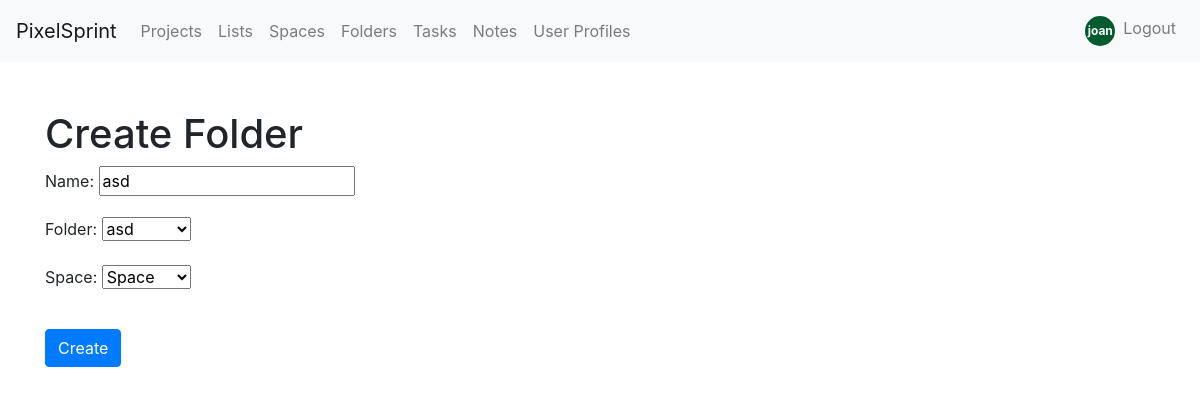
Page /list/update/1/ (signed in) on the committed database.
### project/models.py (models this page shows, shortened)
class List(models.Model):
    name = models.CharField(max_length=100)
    folder = models.ForeignKey(Folder, on_delete=models.CASCADE, null=True, blank=True)
    space = models.ForeignKey(Space, on_delete=models.CASCADE)
    created_at = models.DateTimeField(auto_now_add=True)

class Folder(models.Model):
    name = models.CharField(max_length=100)
    space = models.ForeignKey(Space, on_delete=models.CASCADE)
    created_at = models.DateTimeField(auto_now_add=True)
    def __str__(self):
        return self.name

class Space(models.Model):
    name = models.CharField(max_length=100)
    description = models.TextField(blank=True, null=True)
    members = models.ManyToManyField(User, related_name='spaces', blank=True)
    created_at = models.DateTimeField(auto_now_add=True)
    def __str__(self):
        return self.name

### project/views.py (the view)
# urls.py: path('list/update/<int:list_id>/', views.create_or_update_list, name='update_list'),
def create_or_update_list(request, list_id=None):
    if list_id:
        list_obj = get_object_or_404(List, id=list_id)
    else:
        list_obj = None
    if request.method == 'POST':
        form = ListForm(request.POST, instance=list_obj)
        if form.is_valid():
            form.save()
            return redirect('list_list')
    else:
        form = ListForm(instance=list_obj)
    return render(request, 'list_form.html', {'form': form})

### project/forms.py
class ListForm(forms.ModelForm):
    class Meta:
        model = List
        fields = ['name', 'folder', 'space']

### project/templates/list_form.html (shortened to what this page needs)
{% extends 'base.html' %}
{% block content %}
  <div class="container mt-5">
    <h1>Create Folder</h1>
    <form method="post">
      {{ form.as_p }}
      <button type="submit" class="btn btn-primary mt-3">Create</button>
    </form>
  </div>
{% endblock %}

### project/templates/base.html (shortened to what this page needs)
<!DOCTYPE html>
<html lang="en">
<head>
<link rel="stylesheet" href="https://maxcdn.bootstrapcdn.com/bootstrap/4.5.2/css/bootstrap.min.css">
<link rel="stylesheet" href="https://cdn.jsdelivr.net/npm/bootstrap-icons@1.11.3/font/bootstrap-icons.min.css">    {% block styles %}{% endblock %}
</head>
<body>
    <nav class="navbar navbar-expand-lg navbar-light bg-light">
        <a class="navbar-brand" href="{% url 'homepage' %}">PixelSprint</a>
        <div class="collapse navbar-collapse" id="navbarNav">
            <ul class="navbar-nav">
            {% if user.is_authenticated %}
                <li class="nav-item">
                    <a class="nav-link" href="{% url 'project_list' %}">Projects</a>
                </li>
                <li class="nav-item">
                    <a class="nav-link" href="{% url 'list_list' %}">Lists</a>
                </li>
                <li class="nav-item">
                    <a class="nav-link" href="{% url 'space_list' %}">Spaces</a>
                </li>
                <li class="nav-item">
                    <a class="nav-link" href="{% url 'folder_list' %}">Folders</a>
                </li>
                <li class="nav-item">
                    <a class="nav-link" href="{% url 'task_list' %}">Tasks</a>
                </li>
                <li class="nav-item">
                    <a class="nav-link" href="{% url 'note_list' %}">Notes</a>
                </li>
                <li class="nav-item">
                    <a class="nav-link" href="{% url 'userprofile_list' %}">User Profiles</a>
                </li>
            {% endif %}
            </ul>
            <ul class="navbar-nav ml-auto">
                {% if user.is_authenticated %}
                    <li class="nav-item">
    <span class="navbar-text">
                {% if user.userprofile.profile_picture %}
                    <a href="{% url 'user_profile_form' %}">
                        <img src="{{ user.userprofile.profile_picture.url }}" alt="{{ user.username }}" class="rounded-circle" width="30" height="30" style="cursor: pointer;" onclick="window.location.href='{% url 'user_profile_form' %}'">
                    </a>
                {% else %}
                    <div class="custom-avatar" style="background-color: {{ user.userprofile.color }};" onclick="window.location.href='{% url 'userprofile_detail' user.userprofile.id %}'">
                                {{ user.username|slice:":4:" }}
                            </div>
                {% endif %}
                <li class="nav-item">
                        <a class="nav-link" href="{% url 'logout' %}">Logout</a>
                    </li>
            </span>
</li>
                {% endif %}
            </ul>
        </div>
    </nav>
    <div class="container-fluid w-100">
    {% block content %}{% endblock %}
</div>
</body>
</html>

### project/templates/base.html (style rules this page uses)
.custom-avatar { width: 30px; height: 30px; line-height: 30px; text-align: center; border-radius: 50%; color: white; font-size: 12px; font-weight: bold; cursor: pointer; }

### rows in the picture
List: name "asd", folder "asd", space "Space"

### other values in the picture
{{ user.username|slice:":4:" }} "joan"
